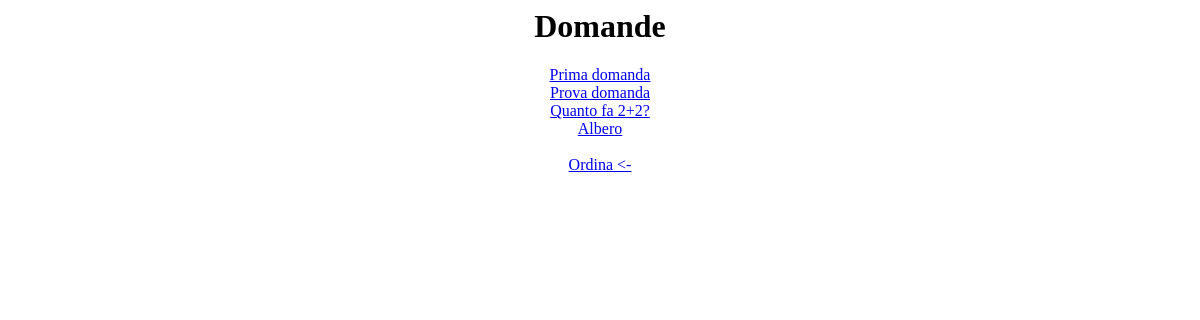
/polls/, run on an earlier commit of the app's database.
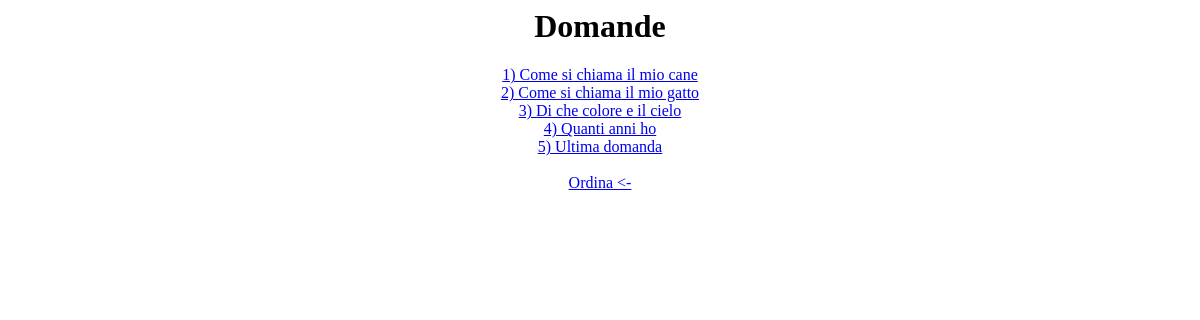
And on a later commit of the database.
### polls/models.py (models this page shows, shortened)
class Question(models.Model):
    question_text = models.CharField(max_length=200)
    pub_date = models.DateTimeField('Data pubblicazione')
    def was_published_recently(self):
        return self.pub_date >= timezone.now() - datetime.timedelta(days=1)
    was_published_recently.admin_order_field = 'pub_date'
    was_published_recently.boolean = True
    was_published_recently.short_description = 'Pubblicato recentemente?'

### polls/views.py (the view)
def index(request):
    ord = request.GET.get('ord')
    query = 'pub_date'
    if ord == "asc":
        query = "-pub_date"
    latest_question_list = Question.objects.order_by(query)[:5]
    parametri = {
        'latest_question_list': latest_question_list,
        'ordinamento': ord
    }
    return render(request, 'polls/index.html', parametri)

### polls/templates/polls/index.html
<center>
    <h1> Domande </h2>
{% if latest_question_list %}
    {% for question in latest_question_list %}
        <a href="{% url 'polls:detail' question.id %}">{{ question.question_text }}</a><br/>
    {% endfor %}
    <br/>
    {% if ordinamento == "asc" %}
        <a href="{% url 'polls:index' %}?ord=desc" title="Ordina DESC">Ordina -> </a>
    {% else %}
        <a href="{% url 'polls:index' %}?ord=asc" title="Ordina ASC">Ordina <- </a>
    {% endif %}
{% else %}
    <p>Nessuna domanda trovata.</p>
{% endif %}
</center>

What changed in the data, as far as the page shows it:
removed Question: question_text "Prima domanda"
removed Question: question_text "Prova domanda"
removed Question: question_text "Quanto fa 2+2?"
removed Question: question_text "Albero"
added Question: question_text "1) Come si chiama il mio cane"
added Question: question_text "2) Come si chiama il mio gatto"
added Question: question_text "3) Di che colore e il cielo"
added Question: question_text "4) Quanti anni ho"
added Question: question_text "5) Ultima domanda"
